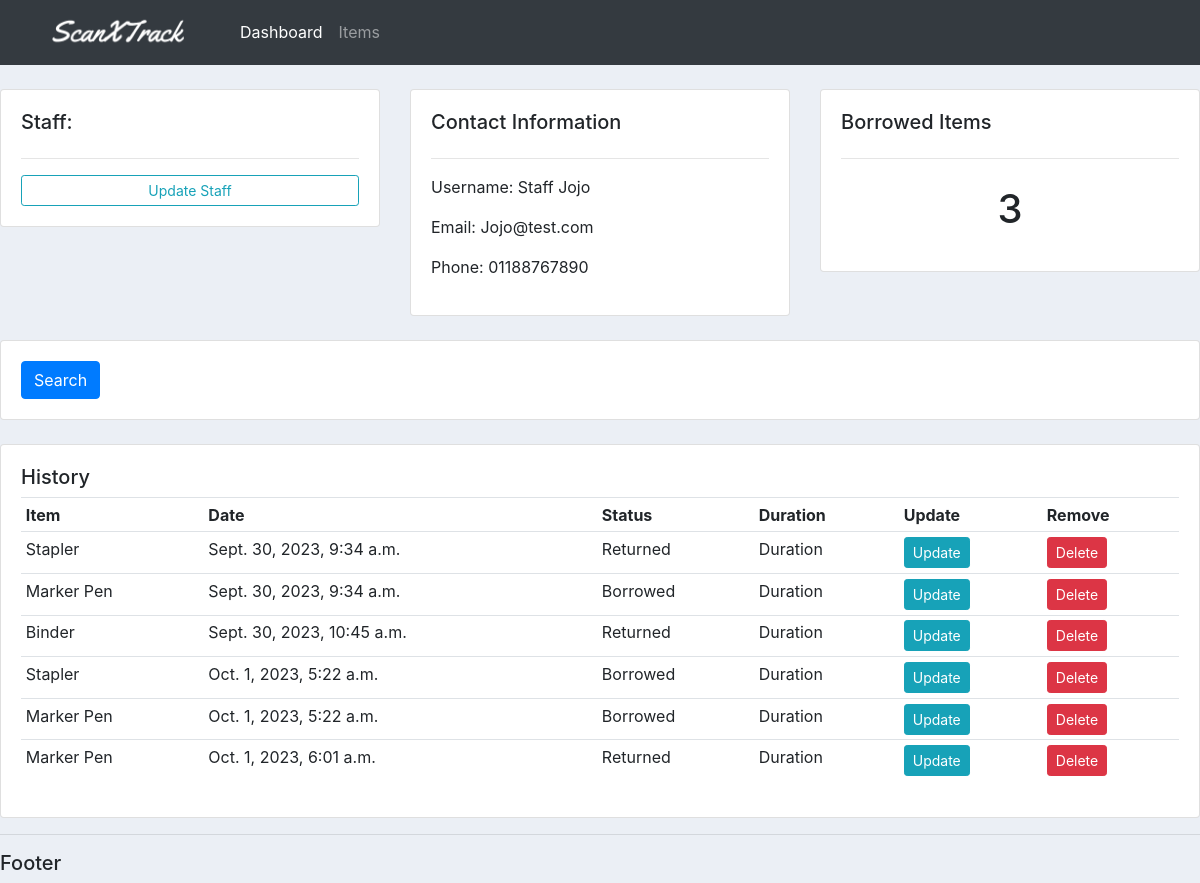
Page /staff/1 on the committed database.
### accounts/models.py (models this page shows, shortened)
class Staff(models.Model):
    name = models.CharField(max_length=200, null=True)
    phone = models.CharField(max_length=200, null=True)
    email = models.CharField(max_length=200, null=True)
    date_created = models.DateTimeField(auto_now_add=True)

class Borrowed_items(models.Model):
    STATUS = (
        ('Borrowed','Borrowed'),
        ('Returned','Returned')
    )
    staff = models.ForeignKey(Staff, null=True, on_delete=models.SET_NULL)
    item = models.ForeignKey(Item, null=True, on_delete=models.SET_NULL)
    status = models.CharField(max_length=200, null=True, choices=STATUS)
    date_created = models.DateTimeField(auto_now_add=True)

class Item(models.Model):
    name = models.CharField(max_length=200, null=True)
    description = models.CharField(max_length=200, null=True, blank=True)
    amount = models.IntegerField(null=True)
    date_created = models.DateTimeField(auto_now_add=True)
    def __str__(self):
        return self.name

### accounts/views.py (the view)
# urls.py: path('staff/<str:pk>', views.staff, name="staff"),
def staff(request,pk):
    staff = Staff.objects.get(id=pk)
    borrows = staff.borrowed_items_set.all()
    total_borrowed = borrows.filter(status='Borrowed').count()
    context = {'staff':staff, 'borrows':borrows, 'total_borrowed':total_borrowed}
    return render(request,'accounts/staff.html',context)

### accounts/templates/accounts/staff.html
{% extends 'accounts/main.html' %} {% block content %}
<br />
<div class="row">
  <div class="col-md">
    <div class="card card-body">
      <h5>Staff:</h5>
      <hr />
      <a class="btn btn-outline-info btn-sm btn-block" href="">Update Staff</a>
    </div>
  </div>
  <div class="col-md">
    <div class="card card-body">
      <h5>Contact Information</h5>
      <hr />
      <p>Username: {{staff.name}}</p>
      <p>Email: {{staff.email}}</p>
      <p>Phone: {{staff.phone}}</p>
    </div>
  </div>
  <div class="col-md">
    <div class="card card-body">
      <h5>Borrowed Items</h5>
      <hr />
      <h1 style="text-align: center; padding: 10px">{{total_borrowed}}</h1>
    </div>
  </div>
</div>
<br />
<div class="row">
  <div class="col">
    <div class="card card-body">
      <form method="get">
        <button class="btn btn-primary" type="submit">Search</button>
      </form>
    </div>
  </div>
</div>
<br />
<div class="row">
  <div class="col-md">
    <div class="card card-body">
      <table class="table table-sm">
        <h5>History</h5>
        <tr>
          <th>Item</th>
          <th>Date</th>
          <th>Status</th>
          <th>Duration</th>
          <th>Update</th>
          <th>Remove</th>
        </tr>
        {% for i in borrows %}
        <tr>
          <td>{{i.item}}</td>
          <td>{{i.date_created}}</td>
          <td>{{i.status}}</td>
          <td>Duration</td>
          <td>
            <a class="btn btn-sm btn-info" href="{% url 'update_borrow' i.id %}">Update</a>
          </td>
          <td>
            <a class="btn btn-sm btn-danger" href="{% url 'delete_borrow' i.id %}">Delete</a>
          </td>
        </tr>
        {% endfor %}
      </table>
    </div>
  </div>
</div>
{% endblock content %}

### static/css/main.css (style rules this page uses)
body { background-color: #ebeff5; }

### rows in the picture
Staff: name "Staff Jojo", email "Jojo@test.com", phone "01188767890"
Borrowed_items: item "Stapler", date_created "Sept. 30, 2023, 9:34 a.m.", status "Returned"
Borrowed_items: item "Marker Pen", date_created "Sept. 30, 2023, 9:34 a.m.", status "Borrowed"
Borrowed_items: item "Binder", date_created "Sept. 30, 2023, 10:45 a.m.", status "Returned"
Borrowed_items: item "Stapler", date_created "Oct. 1, 2023, 5:22 a.m.", status "Borrowed"
Borrowed_items: item "Marker Pen", date_created "Oct. 1, 2023, 5:22 a.m.", status "Borrowed"
Borrowed_items: item "Marker Pen", date_created "Oct. 1, 2023, 6:01 a.m.", status "Returned"

### other values in the picture
{{ total_borrowed }} "3"
